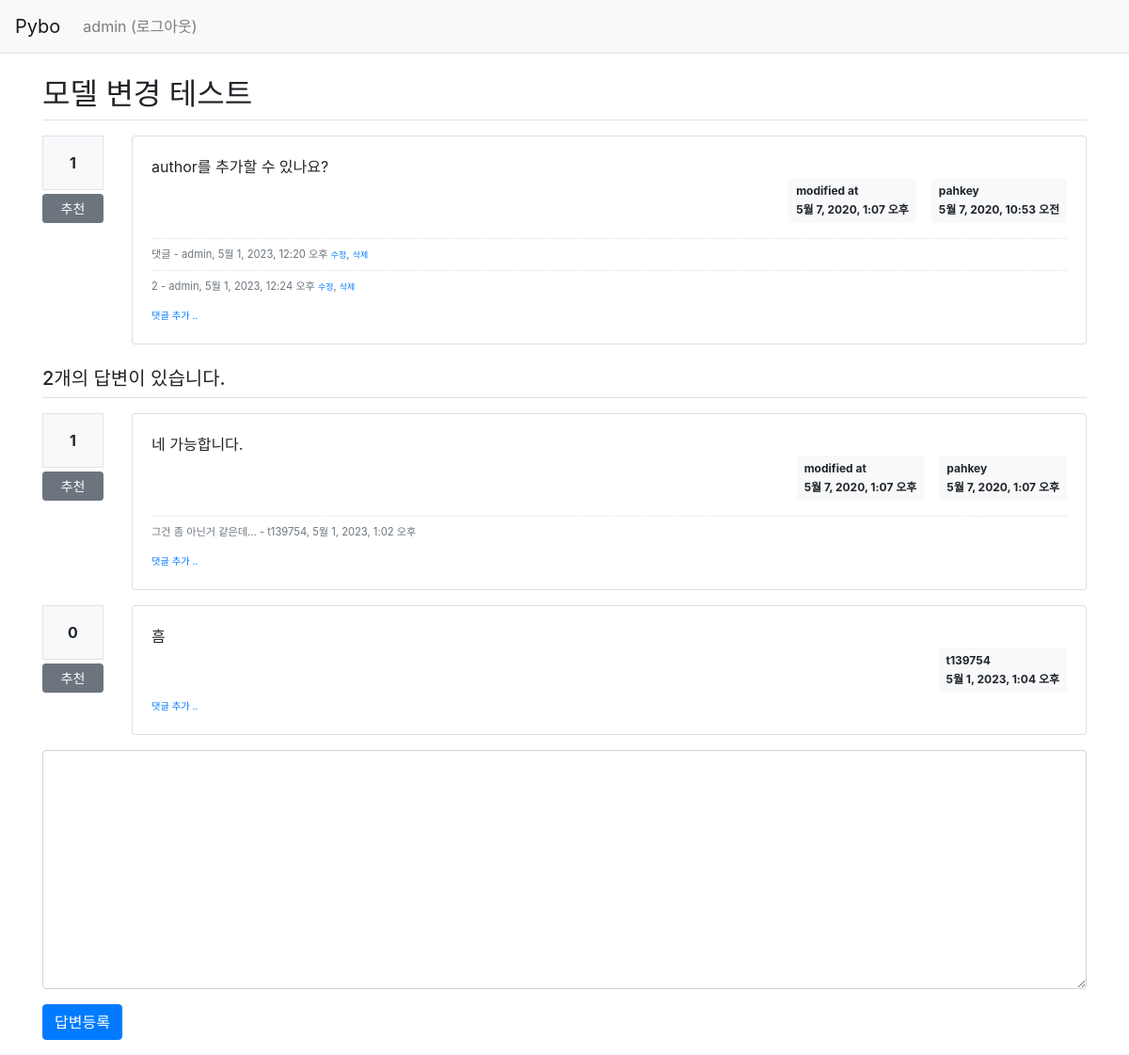
The app's page /pybo/14/ (signed in) with its own data.
### pybo/models.py (models this page shows, shortened)
class Question(models.Model):
    author = models.ForeignKey(User, on_delete=models.CASCADE, related_name='author_question')
    subject = models.CharField(max_length=200)
    content = models.TextField()
    create_date = models.DateTimeField()
    modify_date = models.DateTimeField(null=True, blank=True)
    voter = models.ManyToManyField(User, related_name='voter_question')

class Comment(models.Model):
    author = models.ForeignKey(User, on_delete=models.CASCADE)
    content = models.TextField()
    create_date = models.DateTimeField()
    modify_date = models.DateTimeField(null=True, blank=True)
    question = models.ForeignKey(Question, null=True, blank=True, on_delete=models.CASCADE)
    answer = models.ForeignKey(Answer, null=True, blank=True, on_delete=models.CASCADE)

class Answer(models.Model):
    author = models.ForeignKey(User, on_delete=models.CASCADE, related_name='author_answer')
    question = models.ForeignKey(Question, on_delete=models.CASCADE)
    content = models.TextField()
    create_date = models.DateTimeField()
    modify_date = models.DateTimeField(null=True, blank=True)
    voter = models.ManyToManyField(User, related_name='voter_answer')

### pybo/views/base_views.py (the view)
# urls.py: path('<int:question_id>/', base_views.detail, name='detail'),
def detail(request, question_id):
    question = get_object_or_404(Question, pk=question_id)
    context = {'question': question}
    return render(request, 'pybo/question_detail.html', context)

### templates/pybo/question_detail.html (shortened to what this page needs)
{% extends 'base.html' %}
{% block content %}
<div class="container my-3">
    <h2 class="border-bottom py-2">{{ question.subject }}</h2>
    <div class="row my-3">
        <div class="col-1">
            <div class="bg-light text-center p-3 border font-weight-bolder mb-1">{{question.voter.count}}</div>
            <a href="#" data-uri="{% url 'pybo:vote_question' question.id  %}"
               class="recommend btn btn-sm btn-secondary btn-block my-1">추천</a>
        </div>
        <div class="col-11">
            <div class="card">
                <div class="card-body">
                    <div class="card-text" style="white-space: pre-line;">{{ question.content }}</div>
                    <div class="d-flex justify-content-end">
                        {% if question.modify_date %}
                        <div class="badge badge-light p-2 text-left mx-3">
                            <div class="mb-2">modified at</div>
                            <div>{{ question.modify_date }}</div>
                        </div>
                        {% endif %}
                        <div class="badge badge-light p-2 text-left">
                            <div class="mb-2">{{ question.author.username }}</div>
                            <div>{{ question.create_date }}</div>
                        </div>
                    </div>
                    {% if question.comment_set.count > 0 %}
                    <div class="mt-3">
                    {% for comment in question.comment_set.all %}
                        <div class="comment py-2 text-muted">
                            <span style="white-space: pre-line;">{{ comment.content }}</span>
                            <span>
                                - {{ comment.author }}, {{ comment.create_date }}
                            </span>
                            {% if request.user == comment.author %}
                            <a href="{% url 'pybo:comment_modify_question' comment.id  %}" class="small">수정</a>,
                            <a href="#" class="small delete"
                               data-uri="{% url 'pybo:comment_delete_question' comment.id  %}">삭제</a>
                            {% endif %}
                        </div>
                    {% endfor %}
                    </div>
                    {% endif %}
                    <div>
                        <a href="{% url 'pybo:comment_create_question' question.id  %}"
                           class="small"><small>댓글 추가 ..</small></a>
                    </div>
                </div>
            </div>
        </div>
    </div>
    <h5 class="border-bottom my-3 py-2">{{question.answer_set.count}}개의 답변이 있습니다.</h5>
    {% for answer in question.answer_set.all %}
    <div class="row my-3">
        <div class="col-1">
            <div class="bg-light text-center p-3 border font-weight-bolder mb-1">{{answer.voter.count}}</div>
            <a href="#" data-uri="{% url 'pybo:vote_answer' answer.id  %}"
                class="recommend btn btn-sm btn-secondary btn-block my-1">추천</a>
        </div>
        <div class="col-11">
            <div class="card">
                <div class="card-body">
                    <div class="card-text" style="white-space: pre-line;">{{ answer.content }}</div>
                    <div class="d-flex justify-content-end">
                        {% if answer.modify_date %}
                        <div class="badge badge-light p-2 text-left mx-3">
                            <div class="mb-2">modified at</div>
                            <div>{{ answer.modify_date }}</div>
                        </div>
                        {% endif %}
                        <div class="badge badge-light p-2 text-left">
                            <div class="mb-2">{{ answer.author.username }}</div>
                            <div>{{ answer.create_date }}</div>
                        </div>
                    </div>
                    {% if answer.comment_set.count > 0 %}
                    <div class="mt-3">
                    {% for comment in answer.comment_set.all %}
                        <div class="comment py-2 text-muted">
                            <span style="white-space: pre-line;">{{ comment.content }}</span>
                            <span>
                                - {{ comment.author }}, {{ comment.create_date }}
                            </span>
                        </div>
                    {% endfor %}
                    </div>
                    {% endif %}
                    <div>
                        <a href="{% url 'pybo:comment_create_answer' answer.id  %}"
                           class="small"><small>댓글 추가 ..</small></a>
                    </div>
                </div>
            </div>
        </div>
    </div>
    {% endfor %}
    <form action="{% url 'pybo:answer_create' question.id %}" method="post" class="my-3">
        <div class="form-group">
            <textarea {% if not user.is_authenticated %}disabled{% endif %}
              name="content" id="content" class="form-control" rows="10"></textarea>
        </div>
        <input type="submit" value="답변등록" class="btn btn-primary">
    </form>
</div>
{% endblock %}

### templates/navbar.html (shortened to what this page needs)
<nav class="navbar navbar-expand-lg navbar-light bg-light border-bottom">
    <a class="navbar-brand" href="{% url 'pybo:index' %}">Pybo</a>
    <div class="collapse navbar-collapse flex-grow-0" id="navbarNav">
        <ul class="navbar-nav">
            <li class="nav-item ">
                {% if user.is_authenticated %}
                <a class="nav-link" href="{% url 'common:logout' %}">{{ user.username }} (로그아웃)</a>
                {% else %}
                <a class="nav-link" href="{% url 'common:login' %}">로그인</a>
                {% endif %}
            </li>
        </ul>
    </div>
</nav>

### static/style.css (style rules this page uses)
.comment { border-top:dotted 1px #ddd; font-size:0.7em; }

### records on screen
Question: subject "모델 변경 테스트", voter.count "1", content "author를 추가할 수 있나요?", modify_date "5월 7, 2020, 1:07 오후", author.username "pahkey", create_date "5월 7, 2020, 10:53 오전", answer_set.count "2"
Comment: content "댓글", author "admin", create_date "5월 1, 2023, 12:20 오후", shows "수정"
Comment: content "2", author "admin", create_date "5월 1, 2023, 12:24 오후", shows "수정"
Answer: voter.count "1", content "네 가능합니다.", modify_date "5월 7, 2020, 1:07 오후", author.username "pahkey", create_date "5월 7, 2020, 1:07 오후"
Comment: content "그건 좀 아닌거 같은데...", author "t139754", create_date "5월 1, 2023, 1:02 오후"
Answer: voter.count "0", content "흠", author.username "t139754", create_date "5월 1, 2023, 1:04 오후"

### other values on screen
{{ user.username }} "admin"
